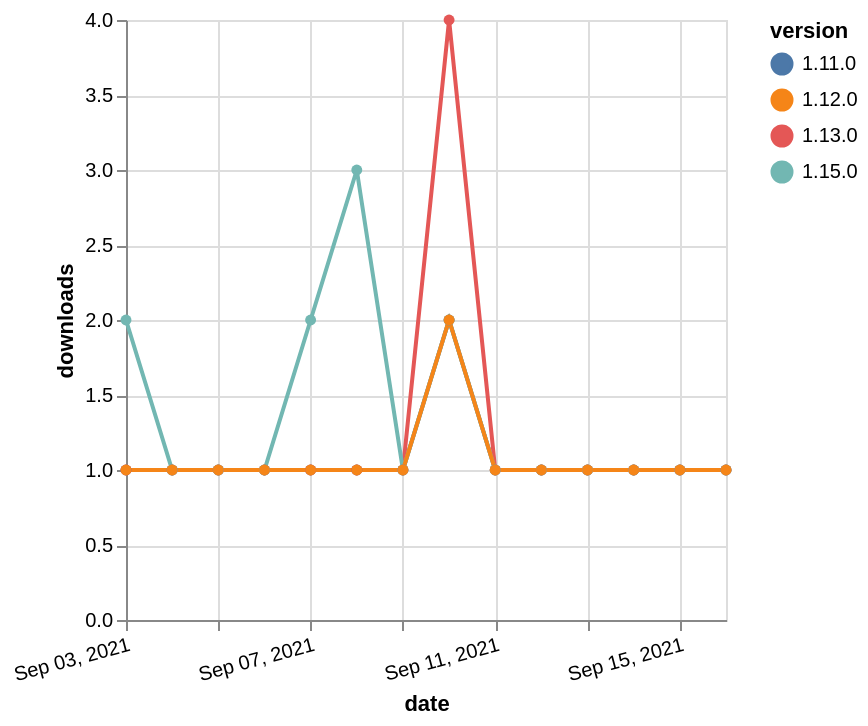

Write the Vega-Lite specification saved for this chart.
### Vega-Lite specification from a JSON file in a GitHub repository (floating-point values rounded to 4 significant figures)
{"$schema": "https://vega.github.io/schema/vega-lite/v5.json", "description": "A simple bar chart with embedded data.", "data": {"values": [{"date": "2021-09-03", "total": 240, "delta": 1, "version": "1.11.0"}, {"date": "2021-09-04", "total": 241, "delta": 1, "version": "1.11.0"}, {"date": "2021-09-05", "total": 242, "delta": 1, "version": "1.11.0"}, {"date": "2021-09-06", "total": 243, "delta": 1, "version": "1.11.0"}, {"date": "2021-09-07", "total": 244, "delta": 1, "version": "1.11.0"}, {"date": "2021-09-08", "total": 245, "delta": 1, "version": "1.11.0"}, {"date": "2021-09-09", "total": 246, "delta": 1, "version": "1.11.0"}, {"date": "2021-09-10", "total": 248, "delta": 2, "version": "1.11.0"}, {"date": "2021-09-11", "total": 249, "delta": 1, "version": "1.11.0"}, {"date": "2021-09-12", "total": 250, "delta": 1, "version": "1.11.0"}, {"date": "2021-09-13", "total": 251, "delta": 1, "version": "1.11.0"}, {"date": "2021-09-14", "total": 252, "delta": 1, "version": "1.11.0"}, {"date": "2021-09-15", "total": 253, "delta": 1, "version": "1.11.0"}, {"date": "2021-09-16", "total": 254, "delta": 1, "version": "1.11.0"}, {"date": "2021-09-03", "total": 370, "delta": 1, "version": "1.13.0"}, {"date": "2021-09-04", "total": 371, "delta": 1, "version": "1.13.0"}, {"date": "2021-09-05", "total": 372, "delta": 1, "version": "1.13.0"}, {"date": "2021-09-06", "total": 373, "delta": 1, "version": "1.13.0"}, {"date": "2021-09-07", "total": 374, "delta": 1, "version": "1.13.0"}, {"date": "2021-09-08", "total": 375, "delta": 1, "version": "1.13.0"}, {"date": "2021-09-09", "total": 376, "delta": 1, "version": "1.13.0"}, {"date": "2021-09-10", "total": 380, "delta": 4, "version": "1.13.0"}, {"date": "2021-09-11", "total": 381, "delta": 1, "version": "1.13.0"}, {"date": "2021-09-12", "total": 382, "delta": 1, "version": "1.13.0"}, {"date": "2021-09-13", "total": 383, "delta": 1, "version": "1.13.0"}, {"date": "2021-09-14", "total": 384, "delta": 1, "version": "1.13.0"}, {"date": "2021-09-15", "total": 385, "delta": 1, "version": "1.13.0"}, {"date": "2021-09-16", "total": 386, "delta": 1, "version": "1.13.0"}, {"date": "2021-09-03", "total": 117, "delta": 2, "version": "1.15.0"}, {"date": "2021-09-04", "total": 118, "delta": 1, "version": "1.15.0"}, {"date": "2021-09-05", "total": 119, "delta": 1, "version": "1.15.0"}, {"date": "2021-09-06", "total": 120, "delta": 1, "version": "1.15.0"}, {"date": "2021-09-07", "total": 122, "delta": 2, "version": "1.15.0"}, {"date": "2021-09-08", "total": 125, "delta": 3, "version": "1.15.0"}, {"date": "2021-09-09", "total": 126, "delta": 1, "version": "1.15.0"}, {"date": "2021-09-10", "total": 128, "delta": 2, "version": "1.15.0"}, {"date": "2021-09-11", "total": 129, "delta": 1, "version": "1.15.0"}, {"date": "2021-09-12", "total": 130, "delta": 1, "version": "1.15.0"}, {"date": "2021-09-13", "total": 131, "delta": 1, "version": "1.15.0"}, {"date": "2021-09-14", "total": 132, "delta": 1, "version": "1.15.0"}, {"date": "2021-09-15", "total": 133, "delta": 1, "version": "1.15.0"}, {"date": "2021-09-16", "total": 134, "delta": 1, "version": "1.15.0"}, {"date": "2021-09-03", "total": 181, "delta": 1, "version": "1.12.0"}, {"date": "2021-09-04", "total": 182, "delta": 1, "version": "1.12.0"}, {"date": "2021-09-05", "total": 183, "delta": 1, "version": "1.12.0"}, {"date": "2021-09-06", "total": 184, "delta": 1, "version": "1.12.0"}, {"date": "2021-09-07", "total": 185, "delta": 1, "version": "1.12.0"}, {"date": "2021-09-08", "total": 186, "delta": 1, "version": "1.12.0"}, {"date": "2021-09-09", "total": 187, "delta": 1, "version": "1.12.0"}, {"date": "2021-09-10", "total": 189, "delta": 2, "version": "1.12.0"}, {"date": "2021-09-11", "total": 190, "delta": 1, "version": "1.12.0"}, {"date": "2021-09-12", "total": 191, "delta": 1, "version": "1.12.0"}, {"date": "2021-09-13", "total": 192, "delta": 1, "version": "1.12.0"}, {"date": "2021-09-14", "total": 193, "delta": 1, "version": "1.12.0"}, {"date": "2021-09-15", "total": 194, "delta": 1, "version": "1.12.0"}, {"date": "2021-09-16", "total": 195, "delta": 1, "version": "1.12.0"}]}, "width": "container", "mark": {"type": "line", "point": {"filled": true}}, "encoding": {"x": {"field": "date", "type": "temporal", "timeUnit": "yearmonthdate", "title": "date", "axis": {"labelAngle": -15}}, "y": {"field": "delta", "type": "quantitative", "title": "downloads"}, "color": {"field": "version", "type": "nominal"}, "tooltip": {"field": "delta"}}}
